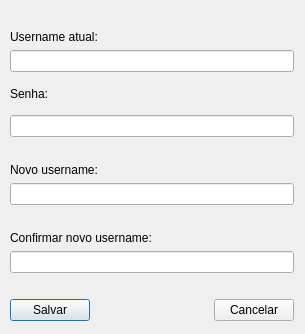
<?xml version="1.0" encoding="UTF-8"?>
<ui version="4.0">
 <class>alterarusername</class>
 <widget class="QDialog" name="alterarusername">
  <property name="geometry">
   <rect>
    <x>0</x>
    <y>0</y>
    <width>305</width>
    <height>334</height>
   </rect>
  </property>
  <property name="windowTitle">
   <string>Dialog</string>
  </property>
  <widget class="QWidget" name="">
   <property name="geometry">
    <rect>
     <x>10</x>
     <y>10</y>
     <width>284</width>
     <height>311</height>
    </rect>
   </property>
   <layout class="QVBoxLayout" name="verticalLayout_10">
    <item>
     <layout class="QVBoxLayout" name="verticalLayout_9">
      <item>
       <layout class="QVBoxLayout" name="verticalLayout_6">
        <item>
         <widget class="QLabel" name="aviso3_label">
          <property name="text">
           <string/>
          </property>
         </widget>
        </item>
        <item>
         <layout class="QVBoxLayout" name="verticalLayout_5">
          <item>
           <layout class="QVBoxLayout" name="verticalLayout_3">
            <item>
             <widget class="QLabel" name="usernameatual_label">
              <property name="text">
               <string>Username atual: </string>
              </property>
             </widget>
            </item>
            <item>
             <widget class="QLineEdit" name="useratual_lineEdit"/>
            </item>
           </layout>
          </item>
          <item>
           <layout class="QVBoxLayout" name="verticalLayout_4"/>
          </item>
         </layout>
        </item>
       </layout>
      </item>
      <item>
       <widget class="QLabel" name="senhaatual_label_2">
        <property name="text">
         <string>Senha:</string>
        </property>
       </widget>
      </item>
      <item>
       <layout class="QVBoxLayout" name="verticalLayout_7">
        <item>
         <layout class="QVBoxLayout" name="verticalLayout_2">
          <item>
           <widget class="QLineEdit" name="Senha_lineEdit">
            <property name="echoMode">
             <enum>QLineEdit::Password</enum>
            </property>
           </widget>
          </item>
          <item>
           <widget class="QLabel" name="aviso4_label">
            <property name="text">
             <string/>
            </property>
           </widget>
          </item>
          <item>
           <widget class="QLabel" name="newuser_label_3">
            <property name="text">
             <string>Novo username:</string>
            </property>
           </widget>
          </item>
          <item>
           <widget class="QLineEdit" name="novouser_lineEdit"/>
          </item>
         </layout>
        </item>
        <item>
         <widget class="QLabel" name="aviso5_label">
          <property name="text">
           <string/>
          </property>
         </widget>
        </item>
       </layout>
      </item>
      <item>
       <layout class="QVBoxLayout" name="verticalLayout_8">
        <item>
         <layout class="QVBoxLayout" name="verticalLayout">
          <item>
           <widget class="QLabel" name="confirmaruser_label_4">
            <property name="text">
             <string>Confirmar novo username:</string>
            </property>
           </widget>
          </item>
          <item>
           <widget class="QLineEdit" name="confirmaruser_lineEdit"/>
          </item>
         </layout>
        </item>
        <item>
         <widget class="QLabel" name="aviso6_label">
          <property name="text">
           <string/>
          </property>
         </widget>
        </item>
       </layout>
      </item>
     </layout>
    </item>
    <item>
     <layout class="QHBoxLayout" name="horizontalLayout">
      <item>
       <widget class="QPushButton" name="SaveBtn">
        <property name="text">
         <string>Salvar</string>
        </property>
       </widget>
      </item>
      <item>
       <spacer name="horizontalSpacer">
        <property name="orientation">
         <enum>Qt::Horizontal</enum>
        </property>
        <property name="sizeHint" stdset="0">
         <size>
          <width>118</width>
          <height>20</height>
         </size>
        </property>
       </spacer>
      </item>
      <item>
       <widget class="QPushButton" name="CancelBtn">
        <property name="text">
         <string>Cancelar</string>
        </property>
       </widget>
      </item>
     </layout>
    </item>
   </layout>
  </widget>
 </widget>
 <resources/>
 <connections/>
</ui>
